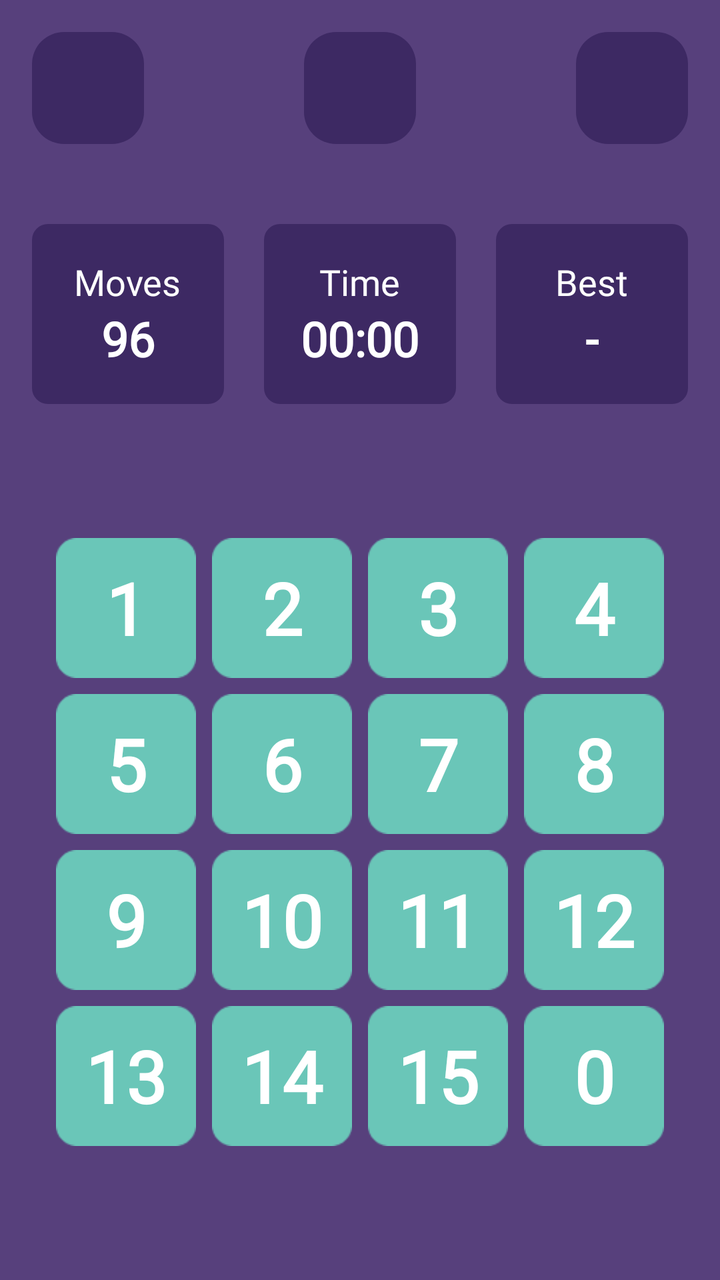
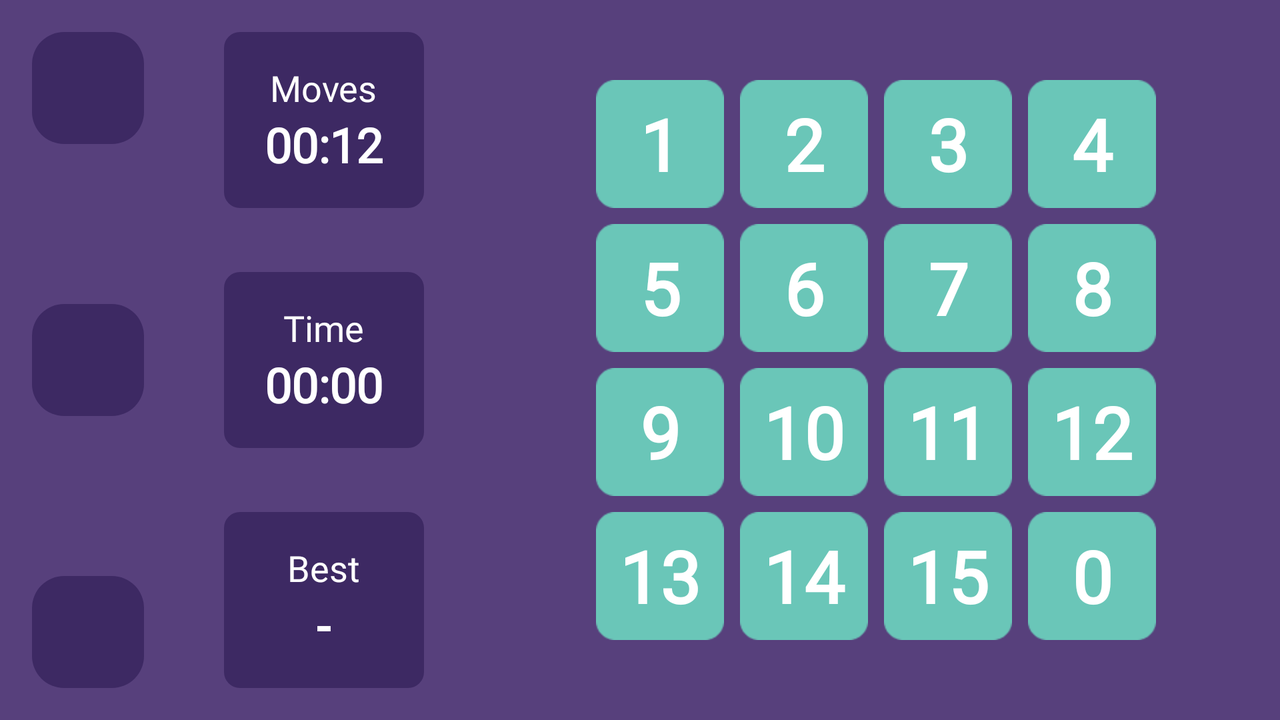

First picture: res/layout/ on a phone held upright. Second picture: the repository's own variant of that layout, on a device whose configuration matches the variant's folder. Source for both follows.
<!-- AndroidManifest.xml: application theme Theme.NumberPuzzle15 -->
<!-- res/layout/activity_game.xml -->
<?xml version="1.0" encoding="utf-8"?>
<androidx.appcompat.widget.LinearLayoutCompat xmlns:android="http://schemas.android.com/apk/res/android"
    xmlns:app="http://schemas.android.com/apk/res-auto"
    xmlns:tools="http://schemas.android.com/tools"
    android:layout_width="match_parent"
    android:layout_height="match_parent"
    android:background="@color/main_color"
    android:orientation="vertical"
    tools:context=".ui.screens.GameActivity">

    <androidx.constraintlayout.widget.ConstraintLayout
        android:id="@+id/top_container"
        android:layout_width="match_parent"
        android:layout_height="wrap_content"
        android:layout_margin="@dimen/margin_standard">

        <FrameLayout
            android:layout_width="56dp"
            android:layout_height="56dp"
            android:background="@drawable/circle_bg"
            app:layout_constraintStart_toStartOf="parent"
            android:clickable="true"
            android:focusable="true"
            android:foreground="?attr/selectableItemBackground"
            tools:ignore="UnusedAttribute"
            app:layout_constraintTop_toTopOf="parent">

            <androidx.appcompat.widget.AppCompatImageView
                android:id="@+id/iv_back"
                android:layout_width="40dp"
                android:layout_height="40dp"
                android:layout_gravity="center"
                android:padding="4dp"
                android:src="@drawable/ic_back" />

        </FrameLayout>

        <FrameLayout
            android:layout_width="56dp"
            android:layout_height="56dp"
            android:background="@drawable/circle_bg"
            app:layout_constraintEnd_toEndOf="parent"
            app:layout_constraintStart_toStartOf="parent"
            android:clickable="true"
            android:focusable="true"
            android:foreground="?attr/selectableItemBackground"
            tools:ignore="UnusedAttribute"
            app:layout_constraintTop_toTopOf="parent">

            <androidx.appcompat.widget.AppCompatImageView
                android:id="@+id/iv_sound"
                android:layout_width="40dp"
                android:layout_height="40dp"
                android:layout_gravity="center"
                android:padding="4dp"
                android:src="@drawable/ic_volume_up" />

        </FrameLayout>


        <FrameLayout
            android:layout_width="56dp"
            android:layout_height="56dp"
            android:background="@drawable/circle_bg"
            app:layout_constraintEnd_toEndOf="parent"
            app:layout_constraintTop_toTopOf="parent"
            android:clickable="true"
            android:focusable="true"
            android:foreground="?attr/selectableItemBackground"
            tools:ignore="UnusedAttribute"
            >

            <androidx.appcompat.widget.AppCompatImageView
                android:id="@+id/iv_refresh"
                android:layout_width="40dp"
                android:layout_height="40dp"
                android:layout_gravity="center"
                android:padding="4dp"
                android:src="@drawable/ic_refresh" />

        </FrameLayout>

    </androidx.constraintlayout.widget.ConstraintLayout>

    <androidx.appcompat.widget.LinearLayoutCompat
        android:layout_width="match_parent"
        android:layout_height="wrap_content"
        android:layout_marginTop="24dp"
        android:gravity="center"
        android:orientation="horizontal"
        android:weightSum="3">

        <androidx.appcompat.widget.LinearLayoutCompat
            android:layout_width="0dp"
            android:layout_height="90dp"
            android:layout_marginStart="@dimen/margin_standard"
            android:layout_marginEnd="10dp"
            android:layout_weight="1"
            android:background="@drawable/result_bg"
            android:gravity="center"
            android:orientation="vertical">

            <androidx.appcompat.widget.AppCompatTextView
                android:layout_width="wrap_content"
                android:layout_height="wrap_content"
                android:fontFamily="@font/lilita_one_regular"
                android:text="@string/moves"
                android:textColor="@color/white"
                android:textSize="18dp"
                tools:ignore="SpUsage" />

            <TextView
                android:id="@+id/tv_score"
                android:layout_width="wrap_content"
                android:layout_height="wrap_content"
                android:fontFamily="@font/lilita_one_regular"
                android:text="@string/_96"
                android:textColor="@color/white"
                android:textSize="24dp"
                android:textStyle="bold"
                tools:ignore="SpUsage" />

        </androidx.appcompat.widget.LinearLayoutCompat>

        <androidx.appcompat.widget.LinearLayoutCompat
            android:layout_width="0dp"
            android:layout_height="90dp"
            android:layout_marginStart="10dp"
            android:layout_marginEnd="10dp"
            android:layout_weight="1"
            android:background="@drawable/result_bg"
            android:gravity="center"
            android:orientation="vertical">

            <androidx.appcompat.widget.AppCompatTextView
                android:layout_width="wrap_content"
                android:layout_height="wrap_content"
                android:fontFamily="@font/lilita_one_regular"
                android:text="@string/time"
                android:textColor="@color/white"
                android:textSize="18dp"
                tools:ignore="SpUsage" />

            <Chronometer
                android:id="@+id/tv_time"
                android:layout_width="wrap_content"
                android:layout_height="wrap_content"
                android:fontFamily="@font/lilita_one_regular"
                android:text="@string/_00_12"
                android:textColor="@color/white"
                android:textSize="24dp"
                android:textStyle="bold"
                tools:ignore="SpUsage" />

        </androidx.appcompat.widget.LinearLayoutCompat>

        <androidx.appcompat.widget.LinearLayoutCompat
            android:layout_width="0dp"
            android:layout_height="90dp"
            android:layout_marginStart="10dp"
            android:layout_marginEnd="@dimen/margin_standard"
            android:layout_weight="1"
            android:background="@drawable/result_bg"
            android:fontFamily="@font/lilita_one_regular"
            android:gravity="center"
            android:orientation="vertical">

            <androidx.appcompat.widget.AppCompatTextView
                android:layout_width="wrap_content"
                android:layout_height="wrap_content"
                android:fontFamily="@font/lilita_one_regular"
                android:text="@string/best"
                android:textColor="@color/white"
                android:textSize="18dp"
                tools:ignore="SpUsage" />

            <androidx.appcompat.widget.AppCompatTextView
                android:id="@+id/tv_best"
                android:layout_width="wrap_content"
                android:layout_height="wrap_content"
                android:text="@string/empty"
                android:fontFamily="@font/lilita_one_regular"
                android:textColor="@color/white"
                android:textSize="24dp"
                android:textStyle="bold"
                tools:ignore="SpUsage" />

        </androidx.appcompat.widget.LinearLayoutCompat>

    </androidx.appcompat.widget.LinearLayoutCompat>

    <FrameLayout
        android:layout_width="match_parent"
        android:layout_height="0dp"
        android:layout_gravity="center"
        android:layout_weight="1">

        <RelativeLayout
            android:id="@+id/group_items"
            android:layout_width="wrap_content"
            android:layout_height="wrap_content"
            android:padding="24dp"
            android:layout_gravity="center">

            <androidx.appcompat.widget.AppCompatButton
                android:id="@+id/btn1"
                style="@style/item_button"
                android:text="@string/_1" />

            <androidx.appcompat.widget.AppCompatButton
                android:id="@+id/btn2"
                style="@style/item_button"
                android:layout_toEndOf="@id/btn1"
                android:text="@string/_2" />

            <androidx.appcompat.widget.AppCompatButton
                android:id="@+id/btn3"
                style="@style/item_button"
                android:layout_toEndOf="@id/btn2"
                android:text="@string/_3" />

            <androidx.appcompat.widget.AppCompatButton
                android:id="@+id/btn4"
                style="@style/item_button"
                android:layout_toEndOf="@id/btn3"
                android:text="@string/_4" />

            <androidx.appcompat.widget.AppCompatButton
                android:id="@+id/btn5"
                style="@style/item_button"
                android:layout_below="@id/btn3"
                android:text="@string/_5" />

            <androidx.appcompat.widget.AppCompatButton
                android:id="@+id/btn6"
                style="@style/item_button"
                android:layout_below="@id/btn2"
                android:layout_toEndOf="@id/btn5"
                android:text="@string/_6" />

            <androidx.appcompat.widget.AppCompatButton
                android:id="@+id/btn7"
                style="@style/item_button"
                android:layout_below="@id/btn3"
                android:layout_toEndOf="@id/btn6"
                android:text="@string/_7" />

            <androidx.appcompat.widget.AppCompatButton
                android:id="@+id/btn8"
                style="@style/item_button"
                android:layout_below="@id/btn4"
                android:layout_toEndOf="@id/btn7"
                android:text="@string/_8" />

            <androidx.appcompat.widget.AppCompatButton
                android:id="@+id/btn9"
                style="@style/item_button"
                android:layout_below="@id/btn5"
                android:text="@string/_9" />

            <androidx.appcompat.widget.AppCompatButton
                android:id="@+id/btn10"
                style="@style/item_button"
                android:layout_below="@id/btn6"
                android:layout_toEndOf="@id/btn9"
                android:text="@string/_10" />

            <androidx.appcompat.widget.AppCompatButton
                android:id="@+id/btn11"
                style="@style/item_button"
                android:layout_below="@id/btn7"
                android:layout_toEndOf="@id/btn10"
                android:text="@string/_11" />

            <androidx.appcompat.widget.AppCompatButton
                android:id="@+id/btn12"
                style="@style/item_button"
                android:layout_below="@id/btn8"
                android:layout_toEndOf="@id/btn11"
                android:text="@string/_12" />

            <androidx.appcompat.widget.AppCompatButton
                android:id="@+id/btn13"
                style="@style/item_button"
                android:layout_below="@id/btn9"
                android:text="@string/_13" />

            <androidx.appcompat.widget.AppCompatButton
                android:id="@+id/btn14"
                style="@style/item_button"
                android:layout_below="@id/btn10"
                android:layout_toEndOf="@id/btn13"
                android:text="@string/_14" />

            <androidx.appcompat.widget.AppCompatButton
                android:id="@+id/btn15"
                style="@style/item_button"
                android:layout_below="@id/btn11"
                android:layout_toEndOf="@id/btn14"
                android:text="@string/_15" />

            <androidx.appcompat.widget.AppCompatButton
                android:id="@+id/btn16"
                style="@style/item_button"
                android:layout_below="@id/btn12"
                android:layout_toEndOf="@id/btn15"
                android:text="@string/_0" />

        </RelativeLayout>

    </FrameLayout>

</androidx.appcompat.widget.LinearLayoutCompat>
<!-- resources referenced by this layout -->
<resources>
  <color name="main_color">#57407C</color>
  <color name="white">#FFFFFFFF</color>
  <dimen name="margin_standard">16dp</dimen>
  <!-- drawable circle_bg (drawable) -->
  <?xml version="1.0" encoding="utf-8"?>
  <shape xmlns:android="http://schemas.android.com/apk/res/android">
      <solid android:color="#3D2963" />
      <corners android:radius="16dp" />
  </shape>
  <!-- drawable result_bg (drawable) -->
  <shape xmlns:android="http://schemas.android.com/apk/res/android">
      <solid android:color="#3D2963" />
      <corners android:radius="@dimen/margin_middle" />
  </shape>
  <string name="_0">0</string>
  <string name="_00_12">00:12</string>
  <string name="_1">1</string>
  <string name="_10">10</string>
  <string name="_11">11</string>
  <string name="_12">12</string>
  <string name="_13">13</string>
  <string name="_14">14</string>
  <string name="_15">15</string>
  <string name="_2">2</string>
  <string name="_3">3</string>
  <string name="_4">4</string>
  <string name="_5">5</string>
  <string name="_6">6</string>
  <string name="_7">7</string>
  <string name="_8">8</string>
  <string name="_9">9</string>
  <string name="_96">96</string>
  <string name="best">Best</string>
  <string name="empty">-</string>
  <string name="moves">Moves</string>
  <string name="time">Time</string>
  <style name="item_button">
          <item name="android:layout_width">70dp</item>
          <item name="android:layout_height">70dp</item>
          <item name="android:layout_margin">4dp</item>
          <item name="android:background">@drawable/btn_bg</item>
          <item name="android:textSize" tools:ignore="SpUsage">36dp</item>
          <item name="android:textStyle">bold</item>
          <item name="android:fontFamily">@font/lilita_one_regular</item>
          <item name="android:textColor">@color/white</item>
      </style>
  <style name="Theme.NumberPuzzle15" parent="Theme.MaterialComponents.DayNight.NoActionBar">
          
          <item name="colorPrimary">@color/purple_500</item>
          <item name="colorPrimaryVariant">#3D2963</item>
          <item name="colorOnPrimary">@color/white</item>
          
          <item name="colorSecondary">@color/teal_200</item>
          <item name="colorSecondaryVariant">@color/teal_700</item>
          <item name="colorOnSecondary">@color/black</item>
          
          <item name="android:statusBarColor" tools:targetApi="l">?attr/colorPrimaryVariant</item>
          
      </style>
  <dimen name="margin_middle">8dp</dimen>
  <!-- drawable btn_bg (drawable) -->
  <?xml version="1.0" encoding="utf-8"?>
  <selector xmlns:android="http://schemas.android.com/apk/res/android">
      <item android:drawable="@drawable/not_pressed_icon" android:state_pressed="false">
          <shape>
              <corners android:radius="16dp" />
              <stroke android:width="2dp" />
          </shape>
      </item>
      <item android:drawable="@drawable/pressed_icon" android:state_pressed="true">
          <shape>
              <corners android:radius="16dp" />
              <stroke android:width="2dp" />
          </shape>
      </item>
  </selector>
  <color name="purple_500">#FF6200EE</color>
  <color name="teal_200">#FF03DAC5</color>
  <color name="teal_700">#FF018786</color>
  <color name="black">#FF000000</color>
  <!-- drawable not_pressed_icon: png bitmap (drawable, 867 bytes) -->
  <!-- drawable pressed_icon: png bitmap (drawable, 888 bytes) -->
</resources>
<!-- res/layout-land/activity_game.xml (the repository's variant of the layout above) -->
<!-- drawn on the phone turned sideways -->
<?xml version="1.0" encoding="utf-8"?>
<androidx.appcompat.widget.LinearLayoutCompat xmlns:android="http://schemas.android.com/apk/res/android"
    xmlns:app="http://schemas.android.com/apk/res-auto"
    xmlns:tools="http://schemas.android.com/tools"
    android:layout_width="match_parent"
    android:layout_height="match_parent"
    android:background="@color/main_color"
    android:orientation="horizontal"
    tools:context=".ui.screens.GameActivity">

    <androidx.constraintlayout.widget.ConstraintLayout
        android:id="@+id/top_container"
        android:layout_width="wrap_content"
        android:layout_height="match_parent"
        android:layout_margin="@dimen/margin_standard">

        <FrameLayout
            android:layout_width="56dp"
            android:layout_height="56dp"
            android:background="@drawable/circle_bg"
            app:layout_constraintStart_toStartOf="parent"
            app:layout_constraintTop_toTopOf="parent">

            <androidx.appcompat.widget.AppCompatImageView
                android:id="@+id/iv_back"
                android:layout_width="40dp"
                android:layout_height="40dp"
                android:layout_gravity="center"
                android:padding="4dp"
                android:src="@drawable/ic_back" />

        </FrameLayout>

        <FrameLayout
            android:layout_width="56dp"
            android:layout_height="56dp"
            android:background="@drawable/circle_bg"
            app:layout_constraintBottom_toBottomOf="parent"
            app:layout_constraintEnd_toEndOf="parent"
            app:layout_constraintStart_toStartOf="parent"
            app:layout_constraintTop_toTopOf="parent">

            <androidx.appcompat.widget.AppCompatImageView
                android:id="@+id/iv_sound"
                android:layout_width="40dp"
                android:layout_height="40dp"
                android:layout_gravity="center"
                android:padding="4dp"
                android:src="@drawable/ic_volume_up" />

        </FrameLayout>

        <FrameLayout
            android:layout_width="56dp"
            android:layout_height="56dp"
            android:background="@drawable/circle_bg"
            app:layout_constraintBottom_toBottomOf="parent"
            app:layout_constraintEnd_toEndOf="parent"
            app:layout_constraintStart_toStartOf="parent">

            <androidx.appcompat.widget.AppCompatImageView
                android:id="@+id/iv_refresh"
                android:layout_width="40dp"
                android:layout_height="40dp"
                android:layout_gravity="center"
                android:padding="4dp"
                android:src="@drawable/ic_refresh" />

        </FrameLayout>

    </androidx.constraintlayout.widget.ConstraintLayout>

    <androidx.appcompat.widget.LinearLayoutCompat
        android:layout_width="wrap_content"
        android:layout_height="match_parent"
        android:layout_marginHorizontal="24dp"
        android:gravity="center"
        android:orientation="vertical"
        android:weightSum="3">

        <androidx.appcompat.widget.LinearLayoutCompat
            android:layout_width="100dp"
            android:layout_height="90dp"
            android:layout_marginVertical="@dimen/margin_standard"
            android:layout_weight="1"
            android:background="@drawable/result_bg"
            android:gravity="center"
            android:orientation="vertical">

            <androidx.appcompat.widget.AppCompatTextView
                android:layout_width="wrap_content"
                android:layout_height="wrap_content"
                android:fontFamily="@font/lilita_one_regular"
                android:text="@string/moves"
                android:textColor="@color/white"
                android:textSize="18dp"
                tools:ignore="SpUsage" />

            <TextView
                android:id="@+id/tv_score"
                android:layout_width="wrap_content"
                android:layout_height="wrap_content"
                android:fontFamily="@font/lilita_one_regular"
                android:text="@string/_00_12"
                android:textColor="@color/white"
                android:textSize="24dp"
                android:textStyle="bold"
                tools:ignore="SpUsage" />

        </androidx.appcompat.widget.LinearLayoutCompat>

        <androidx.appcompat.widget.LinearLayoutCompat
            android:layout_width="100dp"
            android:layout_height="90dp"
            android:layout_marginVertical="@dimen/margin_standard"
            android:layout_weight="1"
            android:background="@drawable/result_bg"
            android:gravity="center"
            android:orientation="vertical">

            <androidx.appcompat.widget.AppCompatTextView
                android:layout_width="wrap_content"
                android:layout_height="wrap_content"
                android:fontFamily="@font/lilita_one_regular"
                android:text="@string/time"
                android:textColor="@color/white"
                android:textSize="18dp"
                tools:ignore="SpUsage" />

            <Chronometer
                android:id="@+id/tv_time"
                android:layout_width="wrap_content"
                android:layout_height="wrap_content"
                android:fontFamily="@font/lilita_one_regular"
                android:text="@string/_00_12"
                android:textColor="@color/white"
                android:textSize="24dp"
                android:textStyle="bold"
                tools:ignore="SpUsage" />

        </androidx.appcompat.widget.LinearLayoutCompat>

        <androidx.appcompat.widget.LinearLayoutCompat
            android:layout_width="100dp"
            android:layout_height="90dp"
            android:layout_marginVertical="@dimen/margin_standard"
            android:layout_weight="1"
            android:background="@drawable/result_bg"
            android:fontFamily="@font/lilita_one_regular"
            android:gravity="center"
            android:orientation="vertical">

            <androidx.appcompat.widget.AppCompatTextView
                android:layout_width="wrap_content"
                android:layout_height="wrap_content"
                android:fontFamily="@font/lilita_one_regular"
                android:text="@string/best"
                android:textColor="@color/white"
                android:textSize="18dp"
                tools:ignore="SpUsage" />

            <androidx.appcompat.widget.AppCompatTextView
                android:id="@+id/tv_best"
                android:layout_width="wrap_content"
                android:layout_height="wrap_content"
                android:text="@string/empty"
                android:textColor="@color/white"
                android:textSize="24dp"
                android:textStyle="bold"
                tools:ignore="SpUsage" />

        </androidx.appcompat.widget.LinearLayoutCompat>

    </androidx.appcompat.widget.LinearLayoutCompat>

    <FrameLayout
        android:layout_width="match_parent"
        android:layout_height="match_parent"
        android:layout_gravity="center"
        android:layout_weight="1">

        <RelativeLayout
            android:id="@+id/group_items"
            android:layout_width="wrap_content"
            android:layout_height="wrap_content"
            android:padding="24dp"
            android:layout_gravity="center">

            <androidx.appcompat.widget.AppCompatButton
                android:id="@+id/btn1"
                style="@style/item_button_land"
                android:text="@string/_1" />

            <androidx.appcompat.widget.AppCompatButton
                android:id="@+id/btn2"
                style="@style/item_button_land"
                android:layout_toEndOf="@id/btn1"
                android:text="@string/_2" />

            <androidx.appcompat.widget.AppCompatButton
                android:id="@+id/btn3"
                style="@style/item_button_land"
                android:layout_toEndOf="@id/btn2"
                android:text="@string/_3" />

            <androidx.appcompat.widget.AppCompatButton
                android:id="@+id/btn4"
                style="@style/item_button_land"
                android:layout_toEndOf="@id/btn3"
                android:text="@string/_4" />

            <androidx.appcompat.widget.AppCompatButton
                android:id="@+id/btn5"
                style="@style/item_button_land"
                android:layout_below="@id/btn3"
                android:text="@string/_5" />

            <androidx.appcompat.widget.AppCompatButton
                android:id="@+id/btn6"
                style="@style/item_button_land"
                android:layout_below="@id/btn2"
                android:layout_toEndOf="@id/btn5"
                android:text="@string/_6" />

            <androidx.appcompat.widget.AppCompatButton
                android:id="@+id/btn7"
                style="@style/item_button_land"
                android:layout_below="@id/btn3"
                android:layout_toEndOf="@id/btn6"
                android:text="@string/_7" />

            <androidx.appcompat.widget.AppCompatButton
                android:id="@+id/btn8"
                style="@style/item_button_land"
                android:layout_below="@id/btn4"
                android:layout_toEndOf="@id/btn7"
                android:text="@string/_8" />

            <androidx.appcompat.widget.AppCompatButton
                android:id="@+id/btn9"
                style="@style/item_button_land"
                android:layout_below="@id/btn5"
                android:text="@string/_9" />

            <androidx.appcompat.widget.AppCompatButton
                android:id="@+id/btn10"
                style="@style/item_button_land"
                android:layout_below="@id/btn6"
                android:layout_toEndOf="@id/btn9"
                android:text="@string/_10" />

            <androidx.appcompat.widget.AppCompatButton
                android:id="@+id/btn11"
                style="@style/item_button_land"
                android:layout_below="@id/btn7"
                android:layout_toEndOf="@id/btn10"
                android:text="@string/_11" />

            <androidx.appcompat.widget.AppCompatButton
                android:id="@+id/btn12"
                style="@style/item_button_land"
                android:layout_below="@id/btn8"
                android:layout_toEndOf="@id/btn11"
                android:text="@string/_12" />

            <androidx.appcompat.widget.AppCompatButton
                android:id="@+id/btn13"
                style="@style/item_button_land"
                android:layout_below="@id/btn9"
                android:text="@string/_13" />

            <androidx.appcompat.widget.AppCompatButton
                android:id="@+id/btn14"
                style="@style/item_button_land"
                android:layout_below="@id/btn10"
                android:layout_toEndOf="@id/btn13"
                android:text="@string/_14" />

            <androidx.appcompat.widget.AppCompatButton
                android:id="@+id/btn15"
                style="@style/item_button_land"
                android:layout_below="@id/btn11"
                android:layout_toEndOf="@id/btn14"
                android:text="@string/_15" />

            <androidx.appcompat.widget.AppCompatButton
                android:id="@+id/btn16"
                style="@style/item_button_land"
                android:layout_below="@id/btn12"
                android:layout_toEndOf="@id/btn15"
                android:text="@string/_0" />

        </RelativeLayout>

    </FrameLayout>

</androidx.appcompat.widget.LinearLayoutCompat>
<!-- resources referenced by the variant -->
<!-- as the phone turned sideways resolves them -->
<resources>
  <color name="main_color">#57407C</color>
  <color name="white">#FFFFFFFF</color>
  <dimen name="margin_standard">16dp</dimen>
  <!-- drawable circle_bg (drawable) -->
  <?xml version="1.0" encoding="utf-8"?>
  <shape xmlns:android="http://schemas.android.com/apk/res/android">
      <solid android:color="#3D2963" />
      <corners android:radius="16dp" />
  </shape>
  <!-- drawable result_bg (drawable) -->
  <shape xmlns:android="http://schemas.android.com/apk/res/android">
      <solid android:color="#3D2963" />
      <corners android:radius="@dimen/margin_middle" />
  </shape>
  <string name="_0">0</string>
  <string name="_00_12">00:12</string>
  <string name="_1">1</string>
  <string name="_10">10</string>
  <string name="_11">11</string>
  <string name="_12">12</string>
  <string name="_13">13</string>
  <string name="_14">14</string>
  <string name="_15">15</string>
  <string name="_2">2</string>
  <string name="_3">3</string>
  <string name="_4">4</string>
  <string name="_5">5</string>
  <string name="_6">6</string>
  <string name="_7">7</string>
  <string name="_8">8</string>
  <string name="_9">9</string>
  <string name="best">Best</string>
  <string name="empty">-</string>
  <string name="moves">Moves</string>
  <string name="time">Time</string>
  <style name="item_button_land">
          <item name="android:layout_width">64dp</item>
          <item name="android:layout_height">64dp</item>
          <item name="android:layout_margin">4dp</item>
          <item name="android:background">@drawable/btn_bg</item>
          <item name="android:textSize" tools:ignore="SpUsage">36dp</item>
          <item name="android:textStyle">bold</item>
          <item name="android:fontFamily">@font/lilita_one_regular</item>
          <item name="android:textColor">@color/white</item>
      </style>
  <style name="Theme.NumberPuzzle15" parent="Theme.MaterialComponents.DayNight.NoActionBar">
          
          <item name="colorPrimary">@color/purple_500</item>
          <item name="colorPrimaryVariant">#3D2963</item>
          <item name="colorOnPrimary">@color/white</item>
          
          <item name="colorSecondary">@color/teal_200</item>
          <item name="colorSecondaryVariant">@color/teal_700</item>
          <item name="colorOnSecondary">@color/black</item>
          
          <item name="android:statusBarColor" tools:targetApi="l">?attr/colorPrimaryVariant</item>
          
      </style>
  <dimen name="margin_middle">8dp</dimen>
  <!-- drawable btn_bg (drawable) -->
  <?xml version="1.0" encoding="utf-8"?>
  <selector xmlns:android="http://schemas.android.com/apk/res/android">
      <item android:drawable="@drawable/not_pressed_icon" android:state_pressed="false">
          <shape>
              <corners android:radius="16dp" />
              <stroke android:width="2dp" />
          </shape>
      </item>
      <item android:drawable="@drawable/pressed_icon" android:state_pressed="true">
          <shape>
              <corners android:radius="16dp" />
              <stroke android:width="2dp" />
          </shape>
      </item>
  </selector>
  <color name="purple_500">#FF6200EE</color>
  <color name="teal_200">#FF03DAC5</color>
  <color name="teal_700">#FF018786</color>
  <color name="black">#FF000000</color>
  <!-- drawable not_pressed_icon: png bitmap (drawable, 867 bytes) -->
  <!-- drawable pressed_icon: png bitmap (drawable, 888 bytes) -->
</resources>
